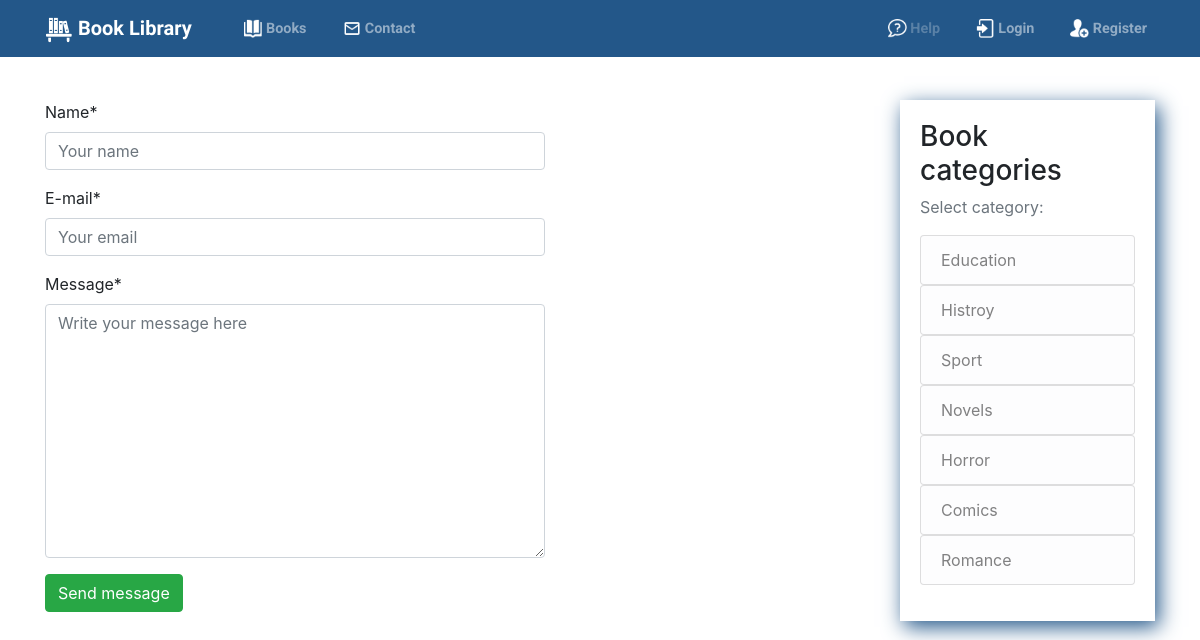
The app's page /contact with its own data.
### books/models.py (models this page shows, shortened)
class Category(models.Model):
    category = models.CharField(max_length=50)
    slug = models.SlugField(unique=True)
    def __str__(self):
        return self.category

### books/views.py (the view, shortened to what this page needs)
# urls.py: path('contact', contact_form, name='contact'),
def contact_form(request):
    if request.user.is_authenticated:
        form = ContactForm()
        form.fields['name'].initial = request.user.username
        form.fields['email'].initial = request.user.email
        form.fields['message'].widget.attrs['placeholder']='Write your message..'
        form.fields['name'].widget.attrs['readonly'] = True
        form.fields['email'].widget.attrs['readonly'] = True
        form.fields['name'].label = 'Login'
        return render(request, 'books/contact.html', {'form': form})
    else:
        form = ContactForm()
        form.fields['name'].widget.attrs['placeholder'] = 'Your name'
        form.fields['email'].widget.attrs['placeholder'] = 'Your email'
        form.fields['message'].widget.attrs['placeholder'] = 'Write your message here'
        return render(request, 'books/contact.html', {'form': form})

### books/forms.py
class ContactForm(forms.Form):
    name = forms.CharField(label='Name')
    email = forms.EmailField(label='E-mail')
    message = forms.CharField(label='Message', widget=forms.Textarea())

### books/context_processors.py (called while the page is built)
def categories(request):
    return {
        'categories': Category.objects.all()
    }

### books/templates/books/contact.html (shortened to what this page needs)
{% extends "base.html" %}
{% load crispy_forms_tags %}
{% block content %}
<form method="post" class="formsWidth">
    {{ form|crispy }}
    <button type="submit" class="btn btn-success">Send message</button>
</form>
{% endblock content %}

### templates/base.html (shortened to what this page needs)
{% load static %}
<!DOCTYPE html>
<html lang="en">
<head>
    <link rel="stylesheet" href="{% static 'css/main.css' %}">
    <link rel="stylesheet" href="https://stackpath.bootstrapcdn.com/bootstrap/4.1.3/css/bootstrap.min.css"
>
    <link rel="stylesheet" href="https://cdnjs.cloudflare.com/ajax/libs/font-awesome/4.7.0/css/font-awesome.min.css">
    <link rel="stylesheet" href="https://use.fontawesome.com/releases/v5.4.2/css/all.css"
>
</head>
<header class="site-header">
    <nav class="navbar navbar-expand-md navbar-dark bg-steel fixed-top">
        <div class="container">
            <a class="navbar-brand mr-4" href="{% url 'home' %}"><img style="height:1.4em;" src="{% static 'icons/regal.png' %}"
                alt=""> Book Library</a>
            <div class="collapse navbar-collapse" id="navbarToggle">
                <div class="navbar-nav mr-auto">
                    <a class="nav-item nav-link" href="{% url 'books' %}"><img src="{% static 'icons/book.png' %}" alt=""> Books</a>
                    <a class="nav-item nav-link" href="{% url 'contact' %}"><img src="{% static 'icons/message.png' %}" alt=""> Contact</a>
                </div>
                <div class="navbar-nav">
                    {% if user.is_authenticated %}
                    <a class="nav-item nav-link" href="{% url 'UserProfile' %}"><img src="{% static 'icons/profile.png' %}"
                        alt=""> Your Account {{ user.username }}</a>
                    <a class="nav-item nav-link" href="{% url 'logout' %}"><img src="{% static 'icons/logout.png' %}"
                        alt=""> Log Out</a>
                    {% else %}
                    <a class="disabled nav-item nav-link" href=""><img src="{% static 'icons/help.png' %}" alt="">
                        Help</a>
                    <a class="nav-item nav-link" href="{% url 'login' %}"><img src="{% static 'icons/login.png' %}" alt="">
                        Login</a>
                    <a class="nav-item nav-link" href="{% url 'signup' %}"><img src="{% static 'icons/register.png' %}"
                            alt=""> Register</a>
                    {% endif %}
                </div>
            </div>
        </div>
    </nav>
</header>
<body>
    <main role="main" class="container pageContent">
        <div class="row">
            <div class="col-md-9">
                {% block content %}
                {% endblock content %}
            </div>
            <div class="col-md-3">
                <div class="content-section">
                    <h3>Book categories</h3>
                    <p class='text-muted'>Select category:
                        <ul class="list-group">
                           {% for category in categories %}
                           <a href="{% url 'category-booklist' slug=category.slug %}">
                            <li class="list-group-item list-group-item-light">{{ category }}</li>
                           </a>
                           {% endfor %}
                        </ul>
                    </p>
                </div>
            </div>
        </div>
    </main>
</body>
</html>

### static/css/main.css (style rules this page uses)
body { background: #fafafa; color: #333333; margin-top: 5rem; padding-bottom: 50px; }
.formsWidth { max-width: 500px; }
.bg-steel { background-color: #235789; }
.navbar-nav { font-size: 0.9em; }
.navbar-brand { font-family: "Work Sans", sans-serif; font-weight: bold; }
.navbar-nav > a > img { height: 1.3em; }
.site-header .navbar-nav .nav-link { color: #cbd5db; font-weight: bold; font-family: "Roboto", sans-serif; margin-left: 20px; }
.content-section { box-shadow: 4px 6px 20px 0px #235789; padding: 20px; }
.pageContent { margin-top: 100px; }

### records on screen
Category: category "Education"
Category: category "Histroy"
Category: category "Sport"
Category: category "Novels"
Category: category "Horror"
Category: category "Comics"
Category: category "Romance"
